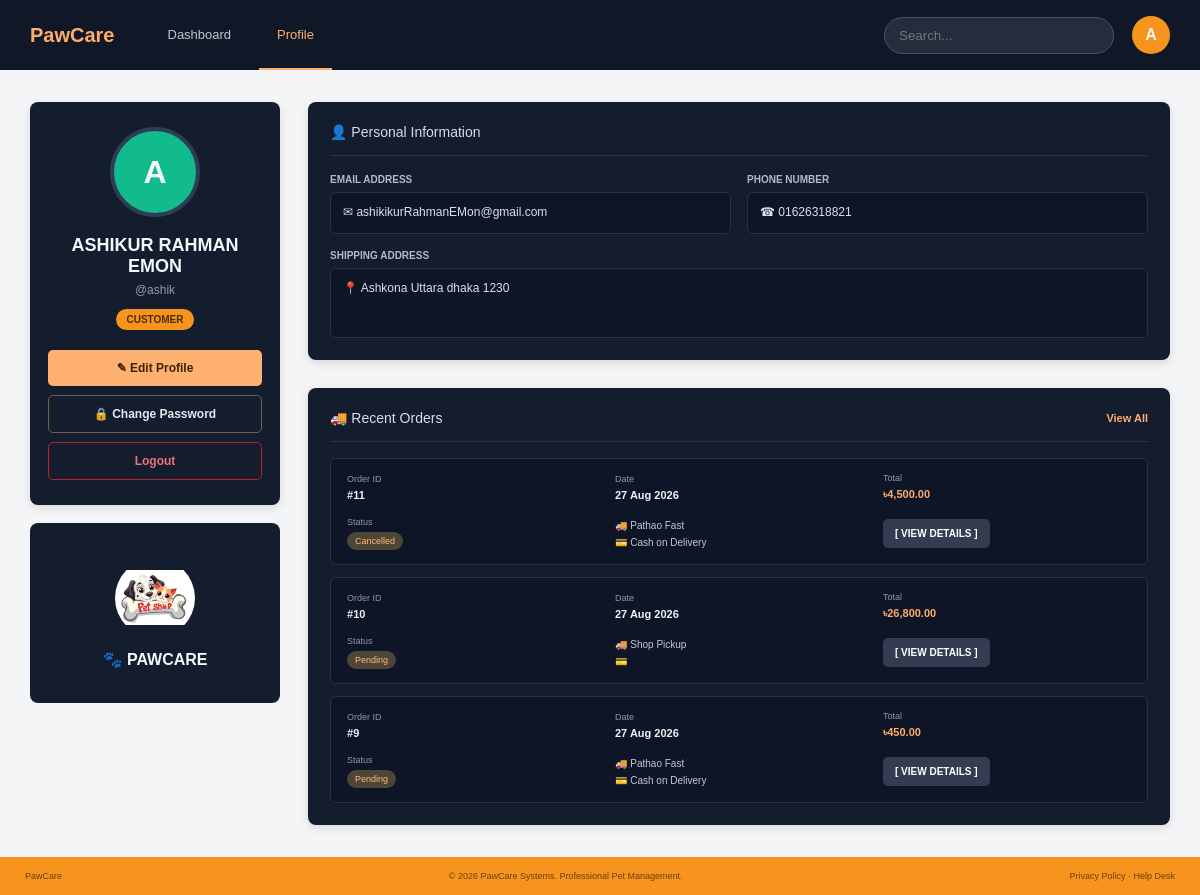
/customer/profile.php (signed in), run on an earlier commit of the app's database.
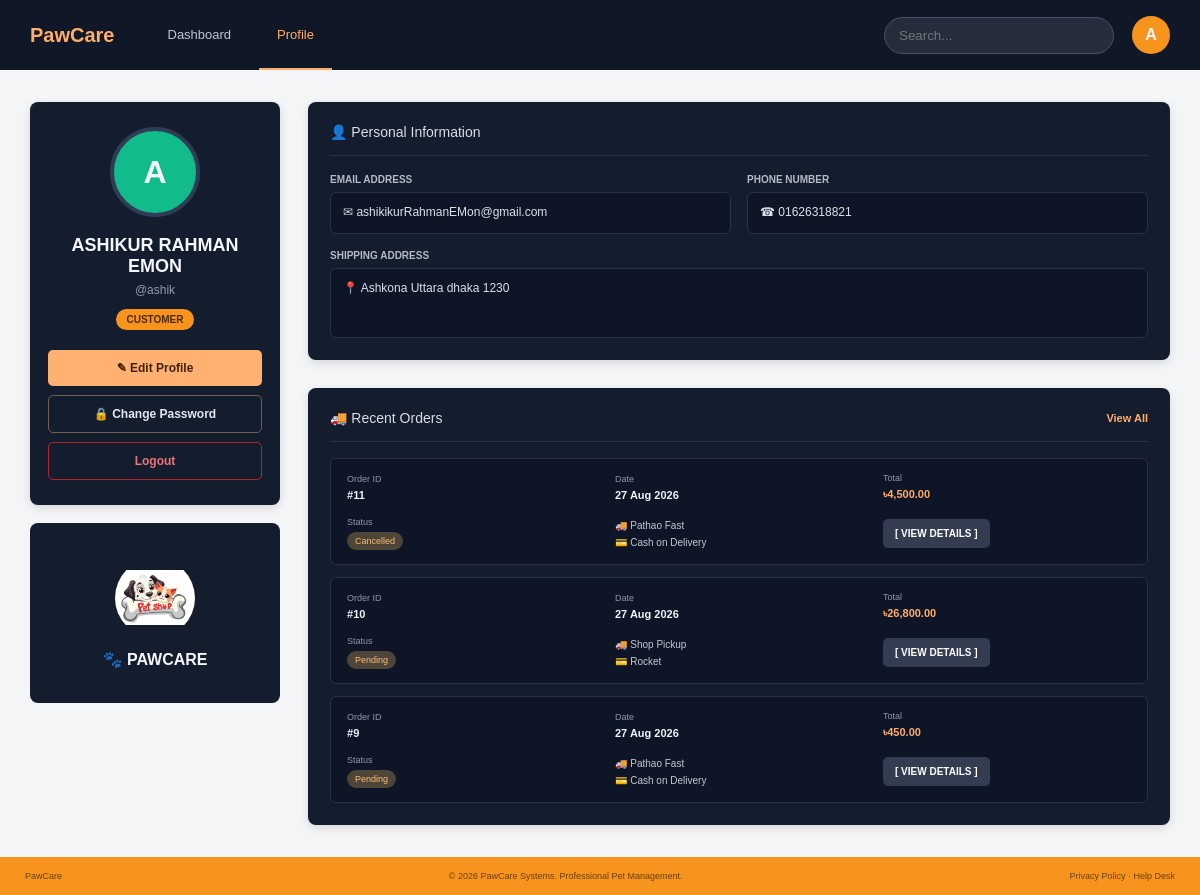
And on a later commit of the database.
### tables this page shows
CREATE TABLE orders (
    order_id INT AUTO_INCREMENT PRIMARY KEY,
    customer_id INT NOT NULL,
   total_amount DECIMAL(10,2) NOT NULL,

delivery_address TEXT NOT NULL,

delivery_method ENUM(
    'Pathao Fast',
    'PetPanda Go',
    'Speed Fast',
    'Jhinku BD',
    'Shop Pickup'
)
NOT NULL DEFAULT 'Pathao Fast',

payment_method ENUM(
    'bKash',
    'Nagad',
    'Rocket',
    'Credit Card',
    'Cash on Delivery'
)
NOT NULL DEFAULT 'Cash on Delivery',
    payment_status ENUM('Pending', 'Paid')
        DEFAULT 'Pending',
    order_status ENUM(
        'Pending',
        'Confirmed',
        'Processing',
        'Shipped',
        'Delivered',
        'Cancelled'
    ) DEFAULT 'Pending',
    order_date TIMESTAMP DEFAULT CURRENT_TIMESTAMP,
    updated_at TIMESTAMP DEFAULT CURRENT_TIMESTAMP
        ON UPDATE CURRENT_TIMESTAMP,

    FOREIGN KEY (customer_id)
        REFERENCES users(user_id)
);

### customer/profile.php (the view, shortened to what the changed rows need)
<?php
require_once "../config/database.php";
$customer_id = (int) $_SESSION["user_id"];
$user_sql = "SELECT user_id, full_name, username, email, phone, address FROM users WHERE user_id = ? LIMIT 1";
$user_stmt = mysqli_prepare($conn, $user_sql);
mysqli_stmt_bind_param($user_stmt, "i", $customer_id);
mysqli_stmt_execute($user_stmt);
$user_result = mysqli_stmt_get_result($user_stmt);
$customer = mysqli_fetch_assoc($user_result);
$order_sql = "SELECT order_id, total_amount, delivery_method, payment_method, payment_status, order_status, order_date FROM orders WHERE customer_id = ? ORDER BY order_date DESC LIMIT 3";
$order_stmt = mysqli_prepare($conn, $order_sql);
mysqli_stmt_bind_param($order_stmt, "i", $customer_id);
mysqli_stmt_execute($order_stmt);
$order_result = mysqli_stmt_get_result($order_stmt);
$recent_orders = [];
while ($order = mysqli_fetch_assoc($order_result)) {
    $recent_orders[] = $order;
}
?>
<!DOCTYPE html>
<html lang="en">
<head>
    <link rel="stylesheet" href="../assets/css/customer-profile.css">
</head>
<body>
<div class="profile-page">
    <main class="profile-content">
        <aside class="profile-left">
            <section class="profile-card">
                <h1><?php echo strtoupper(htmlspecialchars($customer["full_name"])); ?></h1>
            </section>
            <section class="profile-shop-card">
                <h2>🐾 PAWCARE</h2>
            </section>
        </aside>
        <section class="profile-right">
            <section class="recent-orders-panel">
                <div class="recent-orders-header">
                    <h2>🚚 Recent Orders</h2>
                </div>
                <div class="recent-orders-list">
                    <?php if (empty($recent_orders)): ?>
                        <div class="no-orders">
                            No orders found yet.
                        </div>
                    <?php else: ?>
                        <?php foreach ($recent_orders as $order): ?>
                            <article class="recent-order-card">
                                <div class="recent-order-column">
                                    <span class="recent-order-label">Order ID</span>
                                    <strong>#<?php echo (int) $order["order_id"]; ?></strong>
                                </div>
                                <div class="recent-order-column">
                                    <span class="recent-order-label">Date</span>
                                    <strong><?php echo date("d M Y", strtotime($order["order_date"])); ?></strong>
                                </div>
                                <div class="recent-order-column">
                                    <span class="recent-order-label">Total</span>
                                    <strong class="recent-order-price">৳<?php echo number_format($order["total_amount"], 2); ?></strong>
                                </div>
                                <div class="recent-order-column">
                                    <span class="recent-order-label">Status</span>
                                    <span class="recent-order-status"><?php echo htmlspecialchars($order["order_status"]); ?></span>
                                </div>
                                <div class="recent-order-methods">
                                    <span>🚚 <?php echo htmlspecialchars($order["delivery_method"]); ?></span>
                                    <span>💳 <?php echo htmlspecialchars($order["payment_method"]); ?></span>
                                </div>
                                <a href="order_details.php?order_id=<?php echo (int) $order["order_id"]; ?>" class="recent-order-details-btn">
                                    [ VIEW DETAILS ]
                                </a>
                            </article>
                        <?php endforeach; ?>
                    <?php endif; ?>
                </div>
            </section>
        </section>
    </main>
</div>
</body>
</html>

What changed in the data, as far as the page shows it:
changed orders "Shop Pickup": payment_method (not shown) → "Rocket"
